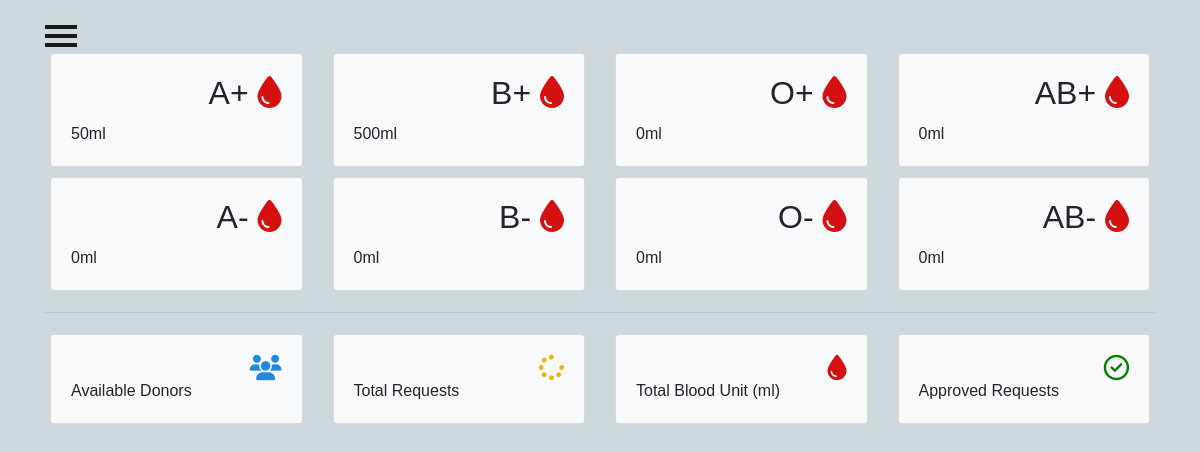
Screenshot of /admins/bloodbank_index/ with the database file from the repository.
### adminView/models.py (models this page shows, shortened)
class Stock(models.Model):
    bloodgroup=models.CharField(max_length=10)
    unit=models.PositiveIntegerField(default=0)

### adminView/views.py (the view)
# urls.py: path('bloodbank_index/', views.bloodbank_index, name='bloodbank_index'),
def bloodbank_index(request):
    dict={
        'bloodForm':forms.BloodForm(),
        'A1':models.Stock.objects.get(bloodgroup="A+"),
        'A2':models.Stock.objects.get(bloodgroup="A-"),
        'B1':models.Stock.objects.get(bloodgroup="B+"),
        'B2':models.Stock.objects.get(bloodgroup="B-"),
        'AB1':models.Stock.objects.get(bloodgroup="AB+"),
        'AB2':models.Stock.objects.get(bloodgroup="AB-"),
        'O1':models.Stock.objects.get(bloodgroup="O+"),
        'O2':models.Stock.objects.get(bloodgroup="O-"),
    }
    return render(request, 'admin/bloodbank_index.html',context=dict)

### Templates/admin/bloodbank_index.html (shortened to what this page needs)
{% load static %}
<html lang="en">
<head>
  <link rel="stylesheet" href="{% static 'CSS/admin.css'%}">
</head>
{% include "admin/side_nav_bar.html" %}
<body>
    <div class="container mt-5">
      <div class="row">
        <div class="col-sm-3">
          <div class="card bg-light">
            <div class="card-body">
              <div class="blood">
                <h2>A+ <i class="fas fa-tint"></i></h2>
              </div><br><br>
              <div>
                {{A1.unit}}ml
              </div>
            </div>
          </div>
        </div>
        <div class="col-sm-3">
          <div class="card bg-light">
            <div class="card-body">
              <div class="blood">
                <h2>B+ <i class="fas fa-tint"></i></h2>
              </div><br><br>
              <div>
                {{B1.unit}}ml
              </div>
            </div>
          </div>
        </div>
        <div class="col-sm-3">
          <div class="card bg-light">
            <div class="card-body">
              <div class="blood">
                <h2>O+ <i class="fas fa-tint"></i></h2>
              </div><br><br>
              <div>
                {{O1.unit}}ml
              </div>
            </div>
          </div>
        </div>
        <div class="col-sm-3">
          <div class="card bg-light">
            <div class="card-body">
              <div class="blood">
                <h2>AB+ <i class="fas fa-tint"></i></h2>
              </div><br><br>
              <div>
                {{AB1.unit}}ml
              </div>
            </div>
          </div>
        </div>
      </div>
      <div class="row">
        <div class="col-sm-3">
          <div class="card bg-light">
            <div class="card-body">
              <div class="blood">
                <h2>A- <i class="fas fa-tint"></i></h2>
              </div><br><br>
              <div>
                {{A2.unit}}ml
              </div>
            </div>
          </div>
        </div>
        <div class="col-sm-3">
          <div class="card bg-light">
            <div class="card-body">
              <div class="blood">
                <h2>B- <i class="fas fa-tint"></i></h2>
              </div><br><br>
              <div>
                {{B2.unit}}ml
              </div>
            </div>
          </div>
        </div>
        <div class="col-sm-3">
          <div class="card bg-light">
            <div class="card-body">
              <div class="blood">
                <h2>O- <i class="fas fa-tint"></i></h2>
              </div><br><br>
              <div>
                {{O2.unit}}ml
              </div>
            </div>
          </div>
        </div>
        <div class="col-sm-3">
          <div class="card bg-light">
            <div class="card-body">
              <div class="blood">
                <h2>AB- <i class="fas fa-tint"></i></h2>
              </div><br><br>
              <div>
                {{AB2.unit}}ml
              </div>
            </div>
          </div>
        </div>
      </div>
      <hr>
      <div class="row">
        <div class="col-sm-3">
          <div class="card bg-light">
            <div class="card-body">
              <div class="blood">
                <i class="fas fa-users" style="color: #1e88e5;"></i>
              </div><br>
              <div>
                Available Donors <br>
              </div>
            </div>
          </div>
        </div>
        <div class="col-sm-3">
          <div class="card bg-light">
            <div class="card-body">
              <div class="blood">
                <i class="fas fa-spinner" style="color:#efb000;"></i>
              </div><br>
              <div>
                Total Requests <br>
              </div>
            </div>
          </div>
        </div>
        <div class="col-sm-3">
          <div class="card bg-light">
            <div class="card-body">
              <div class="blood">
                <i class="fas fa-tint xyz" style="color:#d41010;"></i>
              </div><br>
              <div>
                Total Blood Unit (ml) <br>
              </div>
            </div>
          </div>
        </div>
        <div class="col-sm-3">
          <div class="card bg-light">
            <div class="card-body">
              <div class="blood">
                <i class="far fa-check-circle" style="color:green;"></i>
              </div><br>
              <div>
                Approved Requests <br>
              </div>
            </div>
          </div>
        </div>
      </div>
    </div>
</body>
</html>

### static/CSS/admin.css (style rules this page uses)
.row { padding: 5px; }
.fa-tint { color: #d41010 }
.blood { float: right; }
.fa-users { color: blue; font-size: 3ex; }
.fa-spinner { color: blue; font-size: 3ex; }
.fa-check-circle { color: blue; font-size: 3ex; }
.xyz { color: blue; font-size: 3ex; }
* { margin: 0; padding: 0; box-sizing: border-box; list-style: none; text-decoration: none; font-family: 'Josefin Sans', sans-serif; }
body { background-color: #f3f5f9; }

### static/CSS/patientnav.css (style rules this page uses)
body { position: relative; overflow-x: hidden; background-color: #cfd8dc; }
body, html { height: 100%; }

### rows the page displays
Stock: unit "50"
Stock: unit "500"
Stock: unit "0"
Stock: unit "0"
Stock: unit "0"
Stock: unit "0"
Stock: unit "0"
Stock: unit "0"
